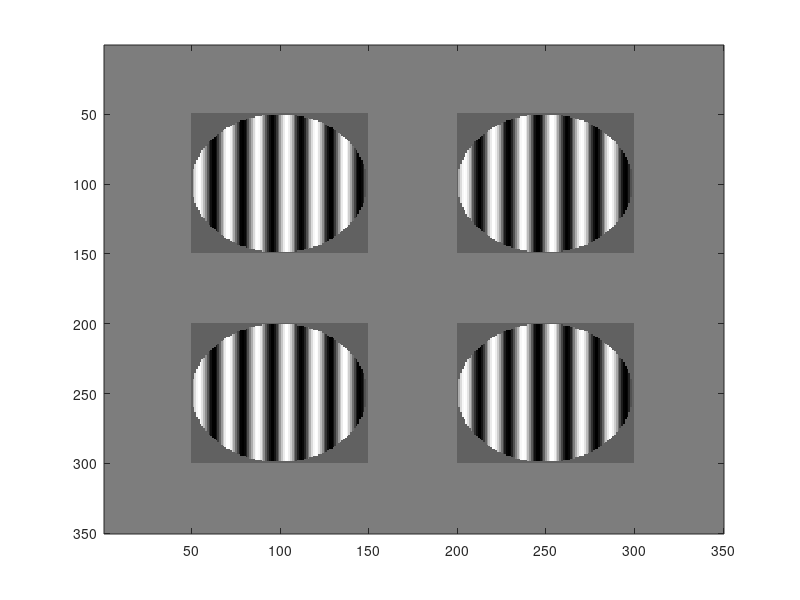

Source code (MATLAB):
% SineInAperture
amp=1;
sf=6;
rad=pi; %change rad will change size of circle
x=linspace(-pi,pi,100);

sinewave=sin(x*sf);
oneM=ones(size(sinewave));
sinewave2D=amp*(oneM'*sinewave);
sinewave2D_scaled=((sinewave2D+1)*127.5)+1;
imagesc(sinewave2D_scaled); %imagesc scales it, image is the manual way to do it
colormap(gray);

%does same thing as for loop below but doing 
%point wise multiplcation instead

[X,Y]=meshgrid(linspace(-pi,pi,100));
ind=find(X.^2+Y.^2>rad^2);
sinewave2D_scaled(ind)=100; 
    %change newave2D_scaled changed the square around the circle


%%build the array
naps=2;
sep=50;
bigMatSize=[(naps+1)*sep]+[length(x)*naps]
bigMat=128.5*ones(bigMatSize);
startpt=[sep (sep*2)+length(x)];
for i=1:naps
    for j=1:naps
bigMat(startpt(i):startpt(i)+length(x)-1, startpt(j):startpt(j)+length(x)-1)= ...
sinewave2D_scaled;
    end
end
imagesc(bigMat);










